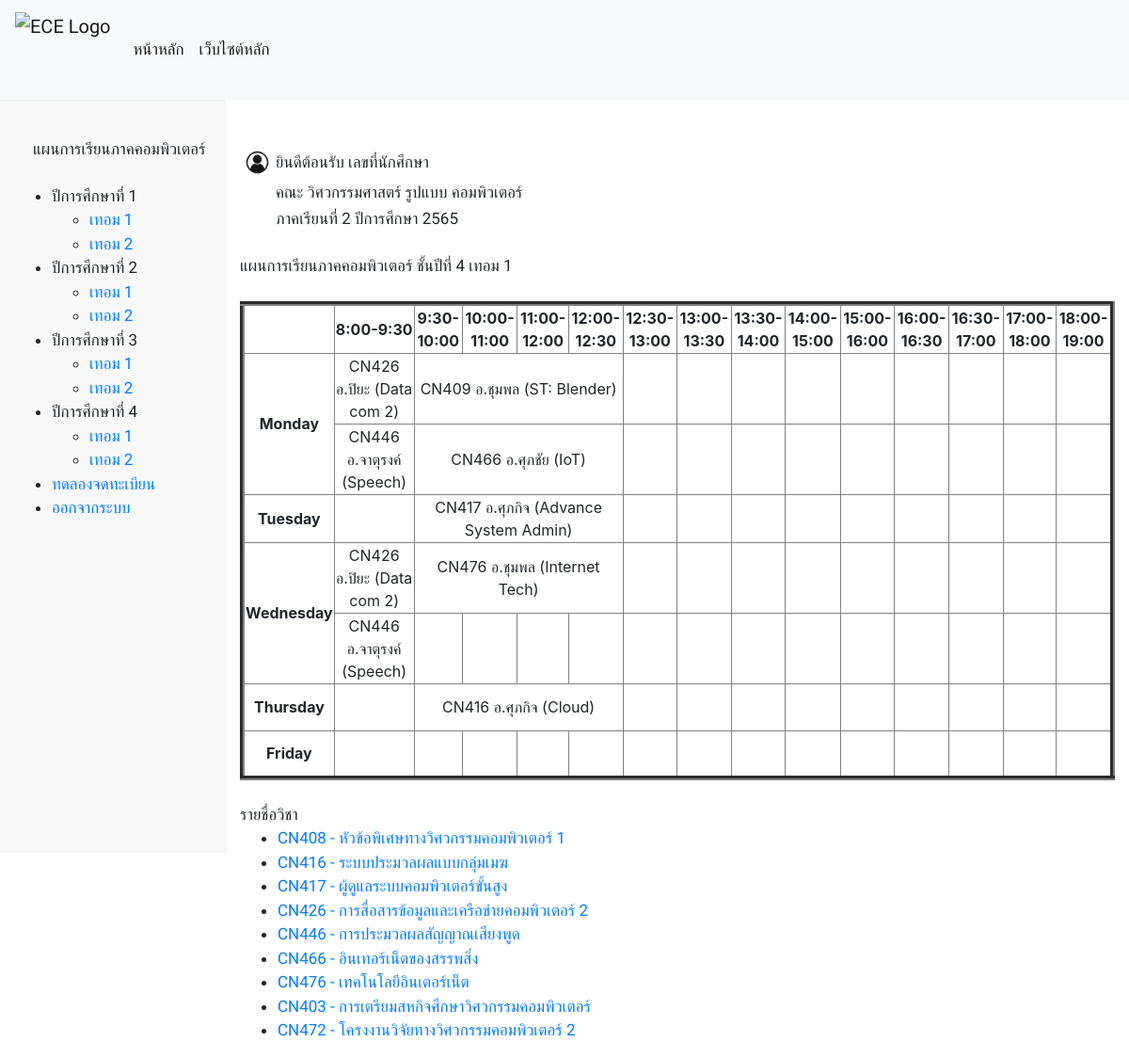
/four_termone, run on the app's committed database.
### database/models.py (models this page shows, shortened)
class Subject(models.Model):
    S_id = models.CharField(max_length=25)
    S_name = models.CharField(max_length=50)
    S_credits = models.FloatField()
    S_detail = models.TextField()
    S_teacher = models.ForeignKey(Person, on_delete=models.CASCADE)
    pre_id = models.ManyToManyField(
        'self', blank=True, symmetrical=False, related_name='presub')
    post_id = models.ManyToManyField(
        'self', blank=True, symmetrical=False, related_name='postsub')
    term = models.CharField(max_length=25,null=True, blank=True,)

### subjectenroller/views.py (the view)
# urls.py: path('four_termone', views.four_termone , name="four_termone"),
def four_termone(request):
    skills = Skill.objects.all()
    subject = Subject.objects.all()
    context = {'skills': skills,'subject': subject,}
    return render(request, 'subjectenroller/four_termone.html', context)

### subjectenroller/templates/subjectenroller/four_termone.html (shortened to what this page needs)
{% extends "subjectenroller/layout.html" %}
{% load static %}
{% block body %}
    <br>
    <br>
    <div style="display: flex; flex-direction: column;">
        <div class="container">
            <div class="row">
              <div class="col-auto">
                <table style="width:100%">
                    <tr>
                        <th><img src="/static/image/user.jpg" alt="userlogo" width="35" height="35"></th>
                        <td><a>ยินดีต้อนรับ {{ request.session.name }}  เลขที่นักศึกษา {{ request.session.user_id }}</a></td>
                    </tr>
                    <tr>
                        <td></td>
                        <td><a>คณะ วิศวกรรมศาสตร์ รูปแบบ คอมพิวเตอร์</a></td>
                    </tr>
                    <tr>
                        <td></td>
                        <td><a>ภาคเรียนที่ 2 ปีการศึกษา 2565</a></td>
                    </tr>
                </table>
              </div>
              <div class="col-auto">
              </div>
            </div>
            <br>
            <a>แผนการเรียนภาคคอมพิวเตอร์  ชั้นปีที่ 4 เทอม 1</a>
            <br>
            <br>
            <table border="5" cellspacing="0" align="center">
                <tr>
                    <td align="center" height="50"
                        width="100"><br>
                    </td>
                    <td align="center" height="50"
                        width="250">
                        <b>8:00-9:30</b>
                    </td>
                    <td align="center" height="50"
                        width="100">
                        <b>9:30-10:00</b>
                    </td>
                    <td align="center" height="50"
                        width="100">
                        <b>10:00-11:00</b>
                    </td>
                    <td align="center" height="50"
                        width="100">
                        <b>11:00-12:00</b>
                    </td>
                    <td align="center" height="50"
                        width="100">
                        <b>12:00-12:30</b>
                    </td>
                    <td align="center" height="50"
                        width="100">
                        <b>12:30-13:00</b>
                    </td>
                    <td align="center" height="50"
                        width="100">
                        <b>13:00-13:30</b>
                    </td>
                    <td align="center" height="50"
                        width="100">
                        <b>13:30-14:00</b>
                    </td>
                    <td align="center" height="50"
                        width="100">
                        <b>14:00-15:00</b>
                    </td>
                    <td align="center" height="50"
                        width="100">
                        <b>15:00-16:00</b>
                    </td>
                    <td align="center" height="50"
                        width="100">
                        <b>16:00-16:30</b>
                    </td>
                    <td align="center" height="50"
                        width="100">
                        <b>16:30-17:00</b>
                    </td>
                    <td align="center" height="50"
                        width="100">
                        <b>17:00-18:00</b>
                    </td>
                    <td align="center" height="50"
                        width="100">
                        <b>18:00-19:00</b>
                    </td>
                </tr>
                <tr>
                    <td rowspan="2" align="center" height="50">
                        <b>Monday</b></td>
                    <td align="center" height="50">CN426 อ.ปิยะ (Data com 2) </td>
                    <td colspan="4" align="center" height="50">CN409 อ.ชุมพล (ST: Blender)</td>
                    <td align="center" height="50"></td>
                    <td align="center" height="50"></td>
                    <td align="center" height="50"></td>
                    <td align="center" height="50"></td>
                    <td align="center" height="50"></td>
                    <td align="center" height="50"></td>
                    <td align="center" height="50"></td>
                    <td align="center" height="50"></td>
                    <td align="center" height="50"></td>
                </tr>
                <tr>
                    <td align="center" height="50">CN446 อ.จาตุรงค์ (Speech)</td>
                    <td colspan="4" align="center" height="50">CN466 อ.ศุภชัย (IoT)</td>
                    <td align="center" height="50"></td>
                    <td align="center" height="50"></td>
                    <td align="center" height="50"></td>
                    <td align="center" height="50"></td>
                    <td align="center" height="50"></td>
                    <td align="center" height="50"></td>
                    <td align="center" height="50"></td>
                    <td align="center" height="50"></td>
                    <td align="center" height="50"></td>
                </tr>
                <tr>
                    <td align="center" height="50">
                        <b>Tuesday</b>
                    </td>
                    <td align="center" height="50"></td>
                    <td colspan="4" align="center" height="50">CN417 อ.ศุภกิจ (Advance System Admin)</td>
                    <td align="center" height="50"></td>
                    <td align="center" height="50"></td>
                    <td align="center" height="50"></td>
                    <td align="center" height="50"></td>
                    <td align="center" height="50"></td>
                    <td align="center" height="50"></td>
                    <td align="center" height="50"></td>
                    <td align="center" height="50"></td>
                </tr>
                <tr>
                    <td rowspan="2" align="center" height="50">
                        <b>Wednesday</b>
                    </td>
                    <td align="center" height="50">CN426 อ.ปิยะ (Data com 2) </td>
                    <td colspan="4" align="center" height="50">CN476 อ.ชุมพล (Internet Tech)</td>
                    <td align="center" height="50"></td>
                    <td align="center" height="50"></td>
                    <td align="center" height="50"></td>
                    <td align="center" height="50"></td>
                    <td align="center" height="50"></td>
                    <td align="center" height="50"></td>
                    <td align="center" height="50"></td>
                    <td align="center" height="50"></td>
                    <td align="center" height="50"></td>
                </tr>
                <tr>
                    <td align="center" height="50">CN446 อ.จาตุรงค์ (Speech)</td>
                    <td align="center" height="50"></td>
                    <td align="center" height="50"></td>
                    <td align="center" height="50"></td>
                    <td align="center" height="50"></td>
                    <td align="center" height="50"></td>
                    <td align="center" height="50"></td>
                    <td align="center" height="50"></td>
                    <td align="center" height="50"></td>
                    <td align="center" height="50"></td>
                    <td align="center" height="50"></td>
                    <td align="center" height="50"></td>
                    <td align="center" height="50"></td>
                    <td align="center" height="50"></td>
                </tr>
                <tr>
                    <td align="center" height="50">
                        <b>Thursday</b>
                    </td>
                    <td align="center" height="50"></td>
                    <td colspan="4" align="center" height="50">CN416 อ.ศุภกิจ (Cloud)</td>
                    <td align="center" height="50"></td>
                    <td align="center" height="50"></td>
                    <td align="center" height="50"></td>
                    <td align="center" height="50"></td>
                    <td align="center" height="50"></td>
                    <td align="center" height="50"></td>
                    <td align="center" height="50"></td>
                    <td align="center" height="50"></td>
                    <td align="center" height="50"></td>
                </tr>
                <tr>
                    <td align="center" height="50">
                        <b>Friday</b>
                    </td>
                    <td align="center" height="50"></td>
                    <td align="center" height="50"></td>
                    <td align="center" height="50"></td>
                    <td align="center" height="50"></td>
                    <td align="center" height="50"></td>
                    <td align="center" height="50"></td>
                    <td align="center" height="50"></td>
                    <td align="center" height="50"></td>
                    <td align="center" height="50"></td>
                    <td align="center" height="50"></td>
                    <td align="center" height="50"></td>
                    <td align="center" height="50"></td>
                    <td align="center" height="50"></td>
                    <td align="center" height="50"></td>
                </tr>
            </table>
        <br>
        <a>รายชื่อวิชา</a>
        <ul>
          {% for subject in subject %}
            {% if subject.term == '41' %}
            <li><a href="{% url 'detail' subject.S_id %}">{{ subject.S_id }} - {{ subject.S_name }}</a></li>
            {% endif %}
          {% endfor %}
        </ul>
{% endblock %}

### static/css/styles.css (style rules this page uses)
a { color: white; font-family: 'Prompt', sans-serif; font-size: 17px; position: relative; }

### data on the page
Subject: S_id "CN408", S_name "หัวข้อพิเศษทางวิศวกรรมคอมพิวเตอร์ 1"
Subject: S_id "CN416", S_name "ระบบประมวลผลแบบกลุ่มเมฆ"
Subject: S_id "CN417", S_name "ผู้ดูแลระบบคอมพิวเตอร์ขั้นสูง"
Subject: S_id "CN426", S_name "การสื่อสารข้อมูลและเครือข่ายคอมพิวเตอร์ 2"
Subject: S_id "CN446", S_name "การประมวลผลสัญญาณเสียงพูด"
Subject: S_id "CN466", S_name "อินเทอร์เน็ตของสรรพสิ่ง"
Subject: S_id "CN476", S_name "เทคโนโลยีอินเตอร์เน็ต"
Subject: S_id "CN403", S_name "การเตรียมสหกิจศึกษาวิศวกรรมคอมพิวเตอร์"
Subject: S_id "CN472", S_name "โครงงานวิจัยทางวิศวกรรมคอมพิวเตอร์ 2"
